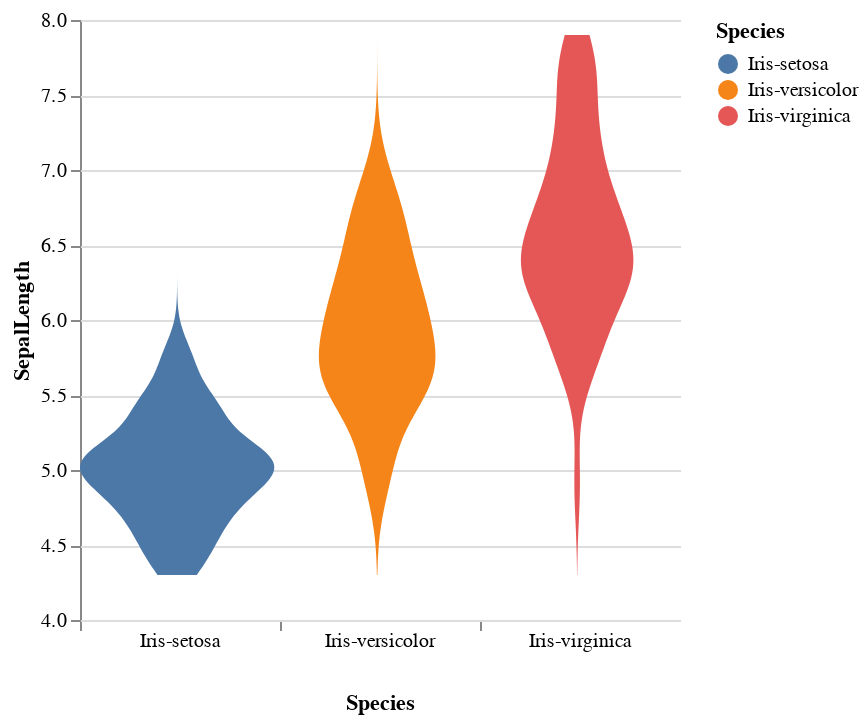

Here is the notebook cell this chart was saved with:
### Markdown cell above
密度图 vs 数据分布图 展示分布情况。密度图无条目记录，但是更直观的展现了每个参数的中位数。

### Code cell
violinplot = alt.Chart(iris).transform_density(
    'SepalLength',
    as_=['SepalLength', 'density'],
    groupby=['Species']
).mark_area(orient='horizontal').encode(
    y = 'SepalLength:Q',
    color='Species:N',
    x=alt.X(
        'density:Q',
        stack='center',
        impute=None,
        title=None,
        axis=alt.Axis(labels=False, values=[0],grid=False, ticks=True),
    ),
    column=alt.Column(
        'Species:N',
        header=alt.Header(
            titleOrient='bottom',
            labelOrient='bottom',
            labelPadding=0,
        ),
    )
).properties(
    width=100
).configure_facet(
    spacing=0
).configure_view(
    stroke=None
)

violinplot

### Figure 1 — Vega-Lite specification as saved in the notebook (floating-point values rounded to 4 significant figures; data arrays with more than 128 entries replaced by an {"elided": "..."} marker saying what was removed)
{"config": {"view": {"continuousWidth": 400, "continuousHeight": 300, "stroke": null}, "facet": {"spacing": 0}}, "data": {"name": "data-17573b73165b324fe49516a27bcc2ed5"}, "mark": {"type": "area", "orient": "horizontal"}, "encoding": {"color": {"type": "nominal", "field": "Species"}, "column": {"type": "nominal", "field": "Species", "header": {"labelOrient": "bottom", "labelPadding": 0, "titleOrient": "bottom"}}, "x": {"type": "quantitative", "axis": {"grid": false, "labels": false, "ticks": true, "values": [0]}, "field": "density", "impute": null, "stack": "center", "title": null}, "y": {"type": "quantitative", "field": "SepalLength"}}, "transform": [{"density": "SepalLength", "groupby": ["Species"], "as": ["SepalLength", "density"]}], "width": 100, "$schema": "https://vega.github.io/schema/vega-lite/v4.8.1.json", "datasets": {"data-17573b73165b324fe49516a27bcc2ed5": {"elided": "150 records"}}}
